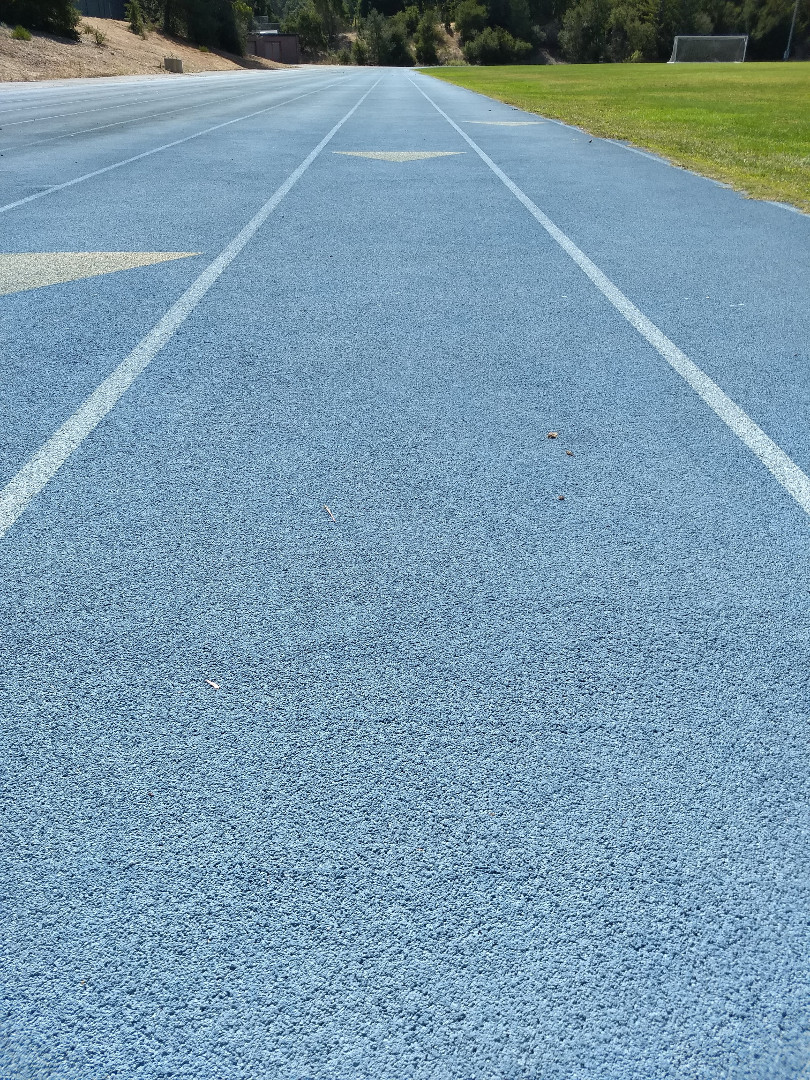
#> input picture Line Detection V2/src.jpg, 810 x 1080 px
$ python 'line detection.py'
#> lines starting #> are read from the running program, lines starting #| are printed output that depends on the picture; after the words box and inside, x2 and y2 are one past the last pixel; in counts of white or black regions, pixels touching at a corner belong together
import cv2
import numpy as np
from matplotlib import pyplot as plt

print("Starting image assesment(" + "src.jpg" + ")")

#First, get the gray image and process GaussianBlur.
img = cv2.imread('src.jpg')
#> img is the input picture: shape (1080, 810, 3); mean B, G, R 172.6, 153.1, 120.8

#isolate all the blue areas on the image
hsv = cv2.cvtColor(img, cv2.COLOR_BGR2HSV)
#> hsv: shape (1080, 810, 3); mean H, S, V 97.1, 90.4, 176.3

#Now we can “lift” all the blueish colors from the image
lower_blue = np.array([60, 40, 40])
upper_blue = np.array([150, 255, 255])
mask = cv2.inRange(hsv, lower_blue, upper_blue)
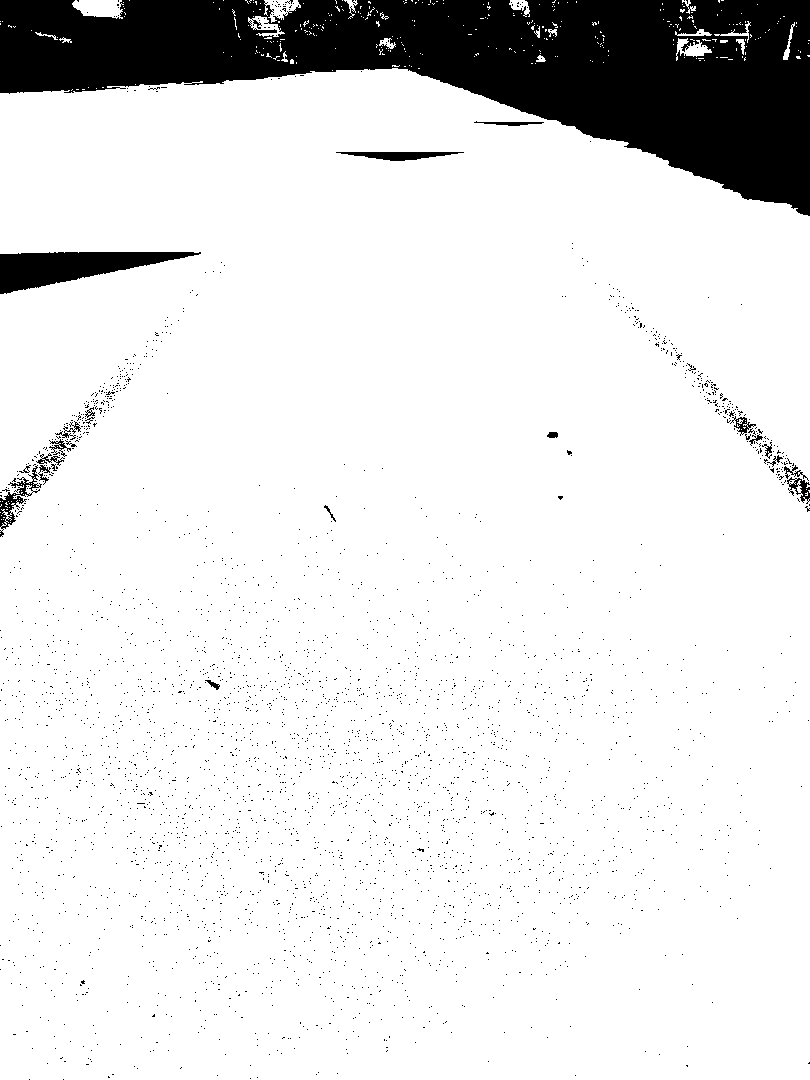
#> mask: shape (1080, 810); 88.8% white; 3329 black regions (3306 under 20 px), largest, box (x1, y1, x2, y2) and area: (0, 0, 810, 216) 86502, (0, 252, 201, 294) 4408, (0, 465, 42, 537) 672

#Collect edges
edges = cv2.Canny(mask, 200, 400)
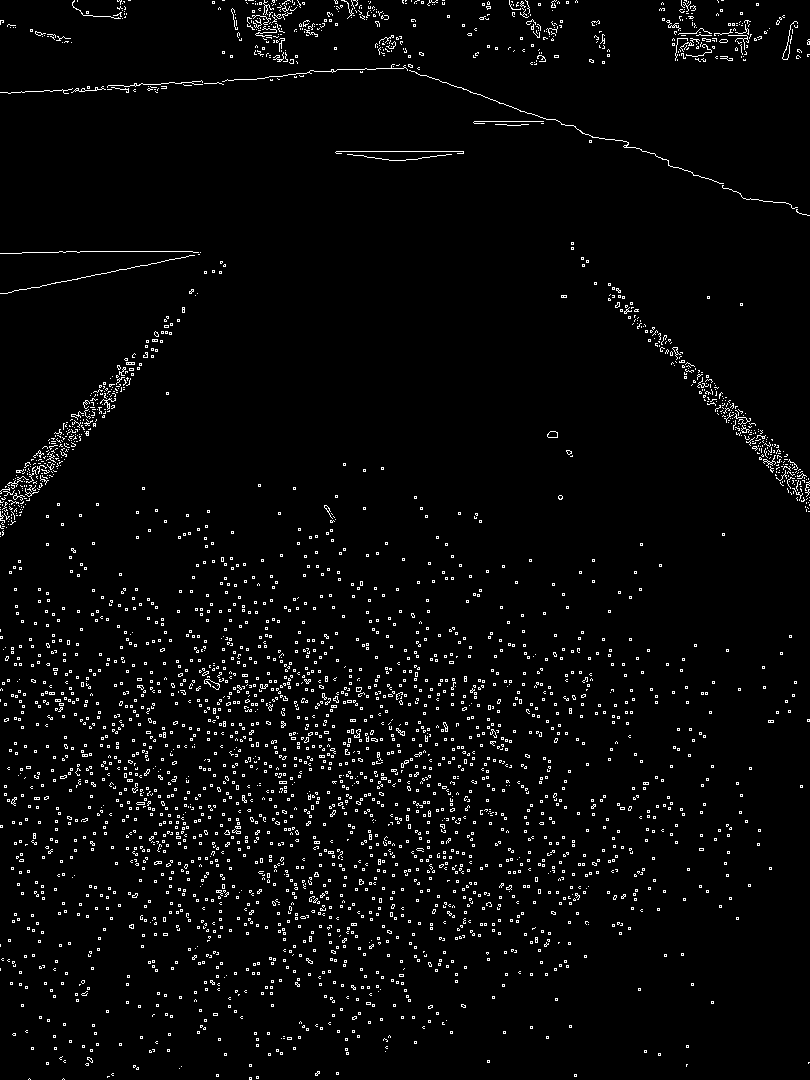
#> edges: shape (1080, 810); 3.2% white in thin lines or dots

line_image = np.copy(img) * 0  # creating a blank to draw lines on
#> line_image: shape (1080, 810, 3); every value is 0

plt.subplot(121),plt.imshow(img,cmap = 'gray')
plt.title('Original Image'), plt.xticks([]), plt.yticks([])
plt.subplot(122),plt.imshow(edges,cmap = 'gray')
plt.title('Edge Image'), plt.xticks([]), plt.yticks([])

plt.show()
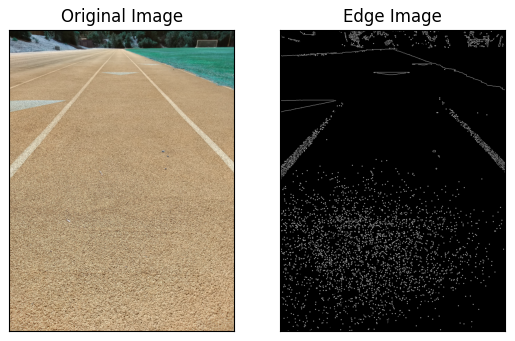
#> figure drawn by matplotlib, 2 panels; B, G, R data is drawn as R, G, B

cv2.imshow('image', line_image)

print("Finished.")

cv2.imshow('image', mask)
cv2.waitKey()
